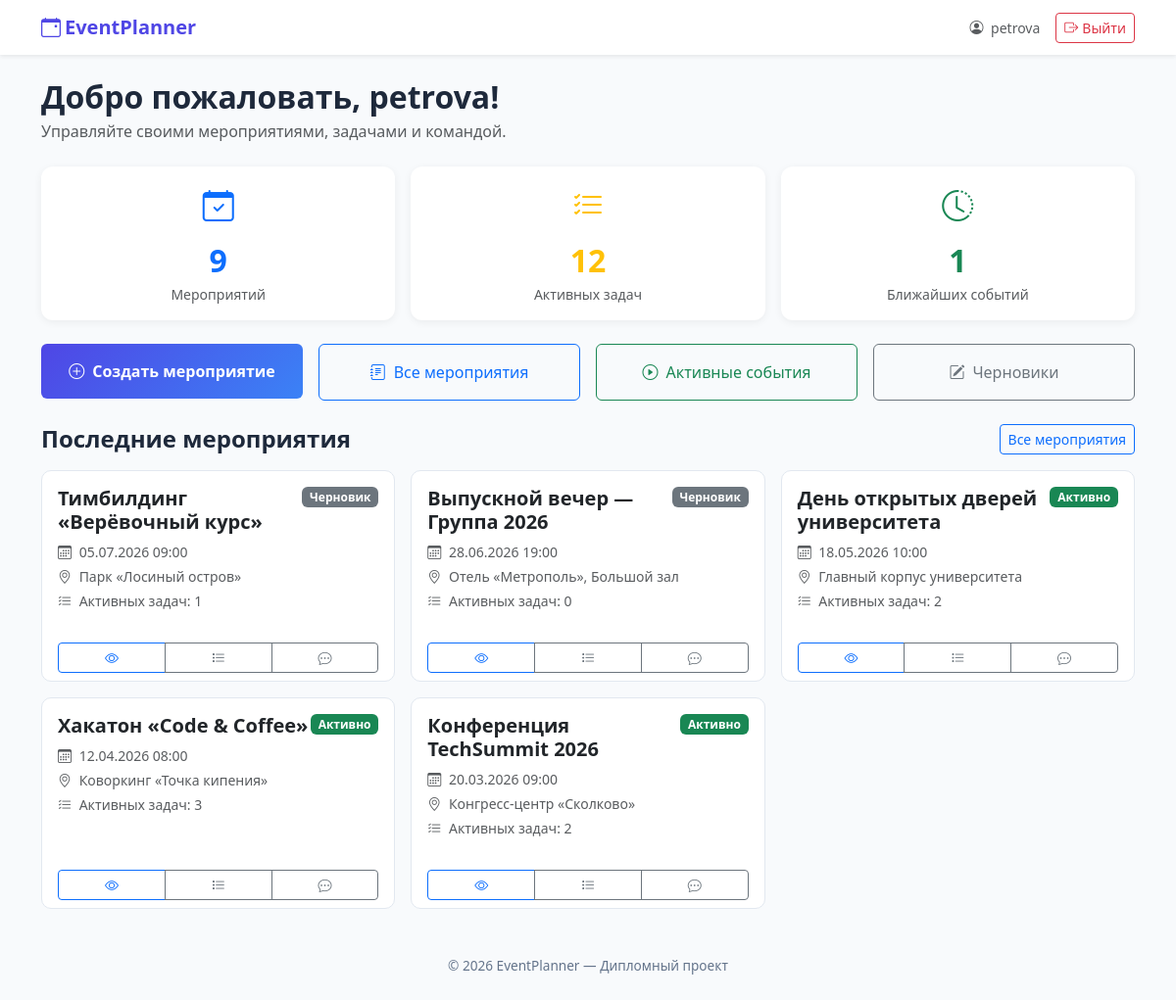
The page /pages/dashboard.php (signed in) on the database its author committed.
### tables this page shows
CREATE TABLE events (
            id             INTEGER PRIMARY KEY AUTOINCREMENT,
            creator_id     INTEGER,
            title          TEXT NOT NULL,
            description    TEXT,
            start_datetime TEXT,
            end_datetime   TEXT,
            location       TEXT,
            status         TEXT DEFAULT 'draft',
            created_at     DATETIME DEFAULT CURRENT_TIMESTAMP,
            FOREIGN KEY(creator_id) REFERENCES users(id)
        );

### includes/functions.php (called while the page is built, shortened)
<?php
function escape(string $data): string
{
    return htmlspecialchars($data, ENT_QUOTES | ENT_SUBSTITUTE, 'UTF-8');
}

### pages/dashboard.php (the view, shortened to what this page needs)
<?php
require_once __DIR__ . '/../includes/functions.php';
require_once __DIR__ . '/../includes/events.php';
require_once __DIR__ . '/../includes/db.php';
$userId   = (int) $_SESSION['user_id'];
$username = $_SESSION['username'] ?? 'Пользователь';
$eventsData = getEventsList($pdo, $userId, [], 1, 5);
$events     = $eventsData['events'];
try {
    $stmt = $pdo->prepare(
        'SELECT COUNT(*) FROM tasks t
         INNER JOIN events e ON e.id = t.event_id
         WHERE t.is_done = 0 AND (e.creator_id = :uid OR EXISTS (
             SELECT 1 FROM event_participants ep WHERE ep.event_id = e.id AND ep.user_id = :uid
         ))'
    );
    $stmt->execute([':uid' => $userId]);
    $activeTasksCount = (int) $stmt->fetchColumn();
} catch (PDOException $e) {
    error_log('Ошибка агрегации задач: ' . $e->getMessage());
    $activeTasksCount = 0;
}
try {
    $stmt = $pdo->prepare(
        'SELECT COUNT(DISTINCT e.id) FROM events e
         LEFT JOIN event_participants ep ON ep.event_id = e.id
         WHERE (e.creator_id = :uid OR ep.user_id = :uid)
           AND e.status = \'active\'
           AND e.start_datetime BETWEEN datetime(\'now\') AND datetime(\'now\', \'+7 days\')'
    );
    $stmt->execute([':uid' => $userId]);
    $upcomingCount = (int) $stmt->fetchColumn();
} catch (PDOException $e) {
    error_log('Ошибка агрегации событий: ' . $e->getMessage());
    $upcomingCount = 0;
}
$totalEvents = $eventsData['total'];
?>
<!DOCTYPE html>
<html lang="ru">
<head>
    <link href="https://cdn.jsdelivr.net/npm/bootstrap@5.3.3/dist/css/bootstrap.min.css" rel="stylesheet">
    <link href="https://cdn.jsdelivr.net/npm/bootstrap-icons@1.11.3/font/bootstrap-icons.min.css" rel="stylesheet">
    <link href="../assets/style.css" rel="stylesheet">
</head>
<body>
    <nav class="navbar navbar-expand-lg shadow-sm bg-white" aria-label="Навигация панели управления">
        <div class="container">
            <a class="navbar-brand fw-bold" href="dashboard.php" style="color: var(--indigo);">
                <i class="bi bi-calendar-event me-1" aria-hidden="true"></i>EventPlanner
            </a>
            <div class="d-flex align-items-center gap-3">
                <span class="text-muted small">
                    <i class="bi bi-person-circle me-1" aria-hidden="true"></i>
                    <?= escape($username) ?>
                </span>
                <a href="logout.php" class="btn btn-outline-danger btn-sm" role="button">
                    <i class="bi bi-box-arrow-right me-1" aria-hidden="true"></i>Выйти
                </a>
            </div>
        </div>
    </nav>
    <div class="container py-4">
        <h2 class="fw-bold mb-1">Добро пожаловать, <?= escape($username) ?>!</h2>
        <p class="text-muted mb-4">Управляйте своими мероприятиями, задачами и командой.</p>
        <div class="row g-3 mb-4">
            <div class="col-md-4">
                <div class="card stat-card">
                    <div class="card-body text-center">
                        <i class="bi bi-calendar-check text-primary" style="font-size: 2rem;" aria-hidden="true"></i>
                        <div class="stat-number text-primary mt-2"><?= $totalEvents ?></div>
                        <div class="text-muted small">Мероприятий</div>
                    </div>
                </div>
            </div>
            <div class="col-md-4">
                <div class="card stat-card">
                    <div class="card-body text-center">
                        <i class="bi bi-list-check text-warning" style="font-size: 2rem;" aria-hidden="true"></i>
                        <div class="stat-number text-warning mt-2"><?= $activeTasksCount ?></div>
                        <div class="text-muted small">Активных задач</div>
                    </div>
                </div>
            </div>
            <div class="col-md-4">
                <div class="card stat-card">
                    <div class="card-body text-center">
                        <i class="bi bi-clock-history text-success" style="font-size: 2rem;" aria-hidden="true"></i>
                        <div class="stat-number text-success mt-2"><?= $upcomingCount ?></div>
                        <div class="text-muted small">Ближайших событий</div>
                    </div>
                </div>
            </div>
        </div>
        <div class="row g-3 mb-4">
            <div class="col-sm-6 col-lg-3">
                <a href="events/create.php" class="btn btn-auth-primary w-100 py-3" role="button">
                    <i class="bi bi-plus-circle me-2" aria-hidden="true"></i>Создать мероприятие
                </a>
            </div>
            <div class="col-sm-6 col-lg-3">
                <a href="events/list.php" class="btn btn-outline-primary w-100 py-3" role="button">
                    <i class="bi bi-journal-text me-2" aria-hidden="true"></i>Все мероприятия
                </a>
            </div>
            <div class="col-sm-6 col-lg-3">
                <a href="events/list.php?status%5B%5D=active" class="btn btn-outline-success w-100 py-3" role="button">
                    <i class="bi bi-play-circle me-2" aria-hidden="true"></i>Активные события
                </a>
            </div>
            <div class="col-sm-6 col-lg-3">
                <a href="events/list.php?status%5B%5D=draft" class="btn btn-outline-secondary w-100 py-3" role="button">
                    <i class="bi bi-pencil-square me-2" aria-hidden="true"></i>Черновики
                </a>
            </div>
        </div>
        <div class="d-flex justify-content-between align-items-center mb-3">
            <h4 class="fw-bold mb-0">Последние мероприятия</h4>
            <a href="events/list.php" class="btn btn-sm btn-outline-primary">Все мероприятия</a>
        </div>
        <?php if (empty($events)): ?>
            <div class="text-center py-5">
                <i class="bi bi-calendar-x text-muted" style="font-size: 3rem;" aria-hidden="true"></i>
                <p class="text-muted mt-3">У вас пока нет мероприятий.</p>
                <a href="events/create.php" class="btn btn-auth-primary">Создать первое мероприятие</a>
            </div>
        <?php else: ?>
            <div class="row g-3">
                <?php foreach ($events as $ev): ?>
                    <div class="col-md-6 col-lg-4">
                        <div class="card event-card h-100">
                            <div class="card-body">
                                <div class="d-flex justify-content-between align-items-start mb-2">
                                    <h5 class="card-title fw-bold mb-0">
                                        <a href="events/view.php?id=<?= $ev['id'] ?>" class="text-decoration-none text-dark">
                                            <?= escape($ev['title']) ?>
                                        </a>
                                    </h5>
                                    <?= eventStatusBadge($ev['status']) ?>
                                </div>
                                <?php if (!empty($ev['start_datetime'])): ?>
                                    <p class="text-muted small mb-1">
                                        <i class="bi bi-calendar3 me-1" aria-hidden="true"></i>
                                        <?= escape(date('d.m.Y H:i', strtotime($ev['start_datetime']))) ?>
                                    </p>
                                <?php endif; ?>
                                <?php if (!empty($ev['location'])): ?>
                                    <p class="text-muted small mb-1">
                                        <i class="bi bi-geo-alt me-1" aria-hidden="true"></i>
                                        <?= escape($ev['location']) ?>
                                    </p>
                                <?php endif; ?>
                                <p class="text-muted small mb-2">
                                    <i class="bi bi-list-check me-1" aria-hidden="true"></i>
                                    Активных задач: <?= (int) $ev['active_tasks'] ?>
                                </p>
                            </div>
                            <div class="card-footer bg-transparent border-0">
                                <div class="btn-group btn-group-sm w-100">
                                    <a href="events/view.php?id=<?= $ev['id'] ?>" class="btn btn-outline-primary">
                                        <i class="bi bi-eye" aria-hidden="true"></i>
                                    </a>
                                    <a href="tasks.php?event_id=<?= $ev['id'] ?>" class="btn btn-outline-secondary">
                                        <i class="bi bi-list-task" aria-hidden="true"></i>
                                    </a>
                                    <a href="comments.php?event_id=<?= $ev['id'] ?>" class="btn btn-outline-secondary">
                                        <i class="bi bi-chat-dots" aria-hidden="true"></i>
                                    </a>
                                </div>
                            </div>
                        </div>
                    </div>
                <?php endforeach; ?>
            </div>
        <?php endif; ?>
    </div>
    <footer class="auth-footer">
        <div class="container">
            &copy; 2026 EventPlanner — Дипломный проект
        </div>
    </footer>
</body>
</html>

### includes/events.php (shortened to what this page needs)
<?php
require_once __DIR__ . '/functions.php';
function getEventsList(PDO $pdo, int $userId, array $filters = [], int $page = 1, int $perPage = 10): array
{
    $whereParts   = [];
    $params       = [':user_id' => $userId];
    $whereParts[] = '(e.creator_id = :user_id OR ep.user_id = :user_id)';
    $whereSQL = implode(' AND ', $whereParts);
    $countSQL  = "SELECT COUNT(DISTINCT e.id) FROM events e
                  LEFT JOIN event_participants ep ON ep.event_id = e.id
                  WHERE $whereSQL";
    $countStmt = $pdo->prepare($countSQL);
    $countStmt->execute($params);
    $total     = (int) $countStmt->fetchColumn();
    $page   = max(1, $page);
    $pages  = max(1, (int) ceil($total / $perPage));
    $offset = ($page - 1) * $perPage;
    $selectSQL = "SELECT e.*, u.username AS creator_name,
                         (SELECT COUNT(*) FROM tasks t WHERE t.event_id = e.id AND t.is_done = 0) AS active_tasks
                  FROM events e
                  LEFT JOIN event_participants ep ON ep.event_id = e.id
                  LEFT JOIN users u ON e.creator_id = u.id
                  WHERE $whereSQL
                  GROUP BY e.id
                  ORDER BY e.start_datetime DESC
                  LIMIT :limit OFFSET :offset";
    $stmt = $pdo->prepare($selectSQL);
    foreach ($params as $key => $val) {
        $stmt->bindValue($key, $val);
    }
    $stmt->bindValue(':limit', $perPage, PDO::PARAM_INT);
    $stmt->bindValue(':offset', $offset, PDO::PARAM_INT);
    $stmt->execute();
    return [
        'events' => $stmt->fetchAll(),
        'total'  => $total,
        'page'   => $page,
        'pages'  => $pages,
    ];
}
function eventStatusBadge(string $status): string
{
    $map = [
        'draft'     => ['label' => 'Черновик',      'class' => 'bg-secondary'],
        'active'    => ['label' => 'Активно',        'class' => 'bg-success'],
        'completed' => ['label' => 'Завершено',      'class' => 'bg-primary'],
        'cancelled' => ['label' => 'Отменено',       'class' => 'bg-danger'],
    ];
    $info = $map[$status] ?? ['label' => $status, 'class' => 'bg-secondary'];
    return '<span class="badge ' . $info['class'] . '">' . escape($info['label']) . '</span>';
}

### assets/style.css (style rules this page uses)
:root { --indigo: #4f46e5; --blue: #3b82f6; --white: #ffffff; --light-gray: #f8fafc; --text-dark: #1e293b; --text-muted: #64748b; --gradient: linear-gradient(135deg, var(--indigo), var(--blue)); }
body { font-family: system-ui, -apple-system, "Segoe UI", Roboto, "Helvetica Neue", Arial, sans-serif; background-color: var(--light-gray); color: var(--text-dark); min-height: 100vh; display: flex; flex-direction: column; }
.btn-auth-primary { background: var(--gradient); border: none; color: var(--white); font-weight: 600; padding: 0.6rem 1.5rem; transition: opacity 0.2s ease; }
.auth-footer { margin-top: auto; text-align: center; padding: 1.5rem 0; color: var(--text-muted); font-size: 0.85rem; }

### pages/dashboard.php (style rules this page uses)
.stat-card { border: none; border-radius: 12px; box-shadow: 0 2px 8px rgba(0,0,0,0.06); transition: transform 0.2s ease; }
.stat-number { font-size: 2rem; font-weight: 800; }
.event-card { border: 1px solid #e2e8f0; border-radius: 10px; transition: box-shadow 0.2s ease; }

### rows shown on the page
events: title "Тимбилдинг «Верёвочный курс»", status "Черновик", start_datetime "05.07.2026 09:00", location "Парк «Лосиный остров»", active_tasks "1"
events: title "Выпускной вечер — Группа 2026", status "Черновик", start_datetime "28.06.2026 19:00", location "Отель «Метрополь», Большой зал", active_tasks "0"
events: title "День открытых дверей университета", status "Активно", start_datetime "18.05.2026 10:00", location "Главный корпус университета", active_tasks "2"
events: title "Хакатон «Code & Coffee»", status "Активно", start_datetime "12.04.2026 08:00", location "Коворкинг «Точка кипения»", active_tasks "3"
events: title "Конференция TechSummit 2026", status "Активно", start_datetime "20.03.2026 09:00", location "Конгресс-центр «Сколково»", active_tasks "2"

### other values the page prints
$username "petrova"
$totalEvents "9"
$activeTasksCount "12"
$upcomingCount "1"
